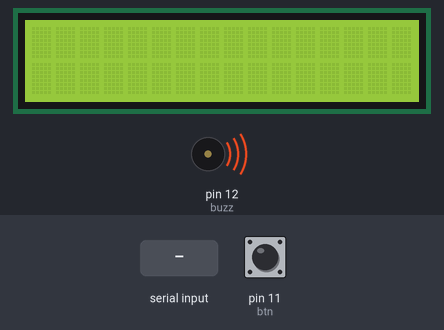
Simulated run of this program. Board: Raspberry Pi (header pin numbers). Parts: 16×2 character LCD, buzzer (waves = sounding, pin HIGH). Inputs (shaded band) come from the test bench; at power-on: pin 11 (btn) HIGH. The clock reads 2024-03-15 10:24:30 at power-on unless the program sets it; library files of the repository ran but are not shown: LCD1602.py; what the program prints to the terminal is not drawn.

Above: at 1.2 s.
1.3 s: "1" typed at the terminal, then Enter
At 1.38 s:
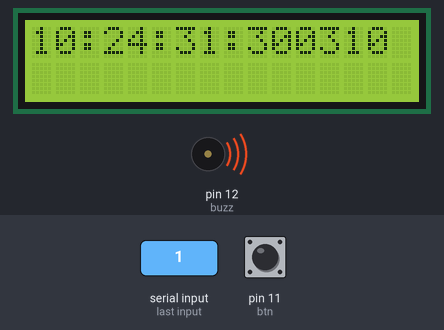
2.8 s: pin 11 (btn) pulled LOW for 0.15 s
At 2.99 s:
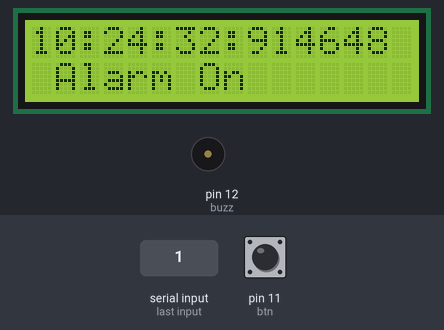
3.5 s: pin 11 (btn) pulled LOW for 1 s
At 3.59 s:
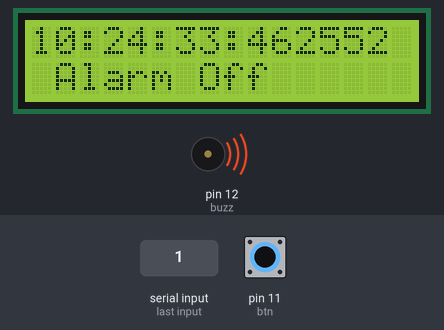
Timing chart, 0 to 6.5 s (numbered marks = the images above; inputs shaded):
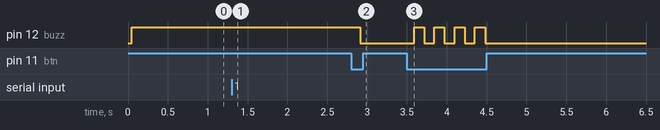

The program:

alarm.py
```python
import RPi.GPIO as gpio
import LCD1602 as lcd
from datetime import datetime
from time import sleep

def setup():
	lcd.init(0x27,1)
	gpio.setmode(gpio.BOARD)
	gpio.setup(btn,gpio.IN,pull_up_down=gpio.PUD_UP)
	gpio.setup(buzz,gpio.OUT)
	gpio.output(buzz,status)


def clock():
	lcd.write(0,0,str(datetime.now().strftime('%H:%M:%S:%f')))


def time():
	print('''
Enter the time to set the alarm in the format (hh:mm:ss)
Use 24hr clock
Example for 8:00 am = 8:00:00
	for 6:30 pm = 18:30:30''')
	return input()

def buzzer():
	global status
	global alarm_time
	if str(datetime.now().strftime('%H:%M:%S')) == alarm_time:
		status = not status
		lcd.write(1,1,'Alarm On ')
		gpio.output(buzz,status)

	if gpio.input(btn) == False:
		if status:
			status = not status
		else:
			status = not status
		if status:
			lcd.write(1,1,'Alarm Off')
		else:
			lcd.write(1,1,'Alarm On ')

		gpio.output(buzz,status)


def exit():
	lcd.clear()
	gpio.cleanup()

btn = 11
buzz =12
status  = True
alarm_time = ''

if __name__ == '__main__':
	try:
		setup()
		alarm_time = time()
		print('Alarm Started')
		while(True):
			clock()
			buzzer()

	except KeyboardInterrupt:
		print('User Terminated')
		exit()

	except:
		print('Found some error')
		exit()
```

Measured:
- after the input at 1.3 s, the display: first changes at once (image 1 shows a later state)
- after the input at 2.8 s, pin 12 (buzz): HIGH → LOW after 0.11 s; the display: first changes after 0.11 s (image 2 shows a later state)
- after the input at 3.5 s, pin 12 (buzz): alternates HIGH for 0.13 s and LOW for 0.13 s, 8 changes in all, then stays LOW, starting after 0.09 s; the display: first differs from a run without the input after 0.09 s (image 3)
